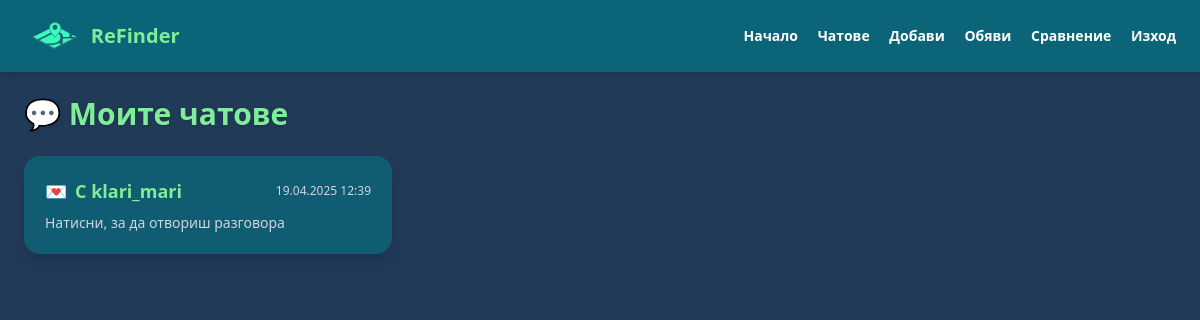
The app's page /chat/ (signed in), older data.
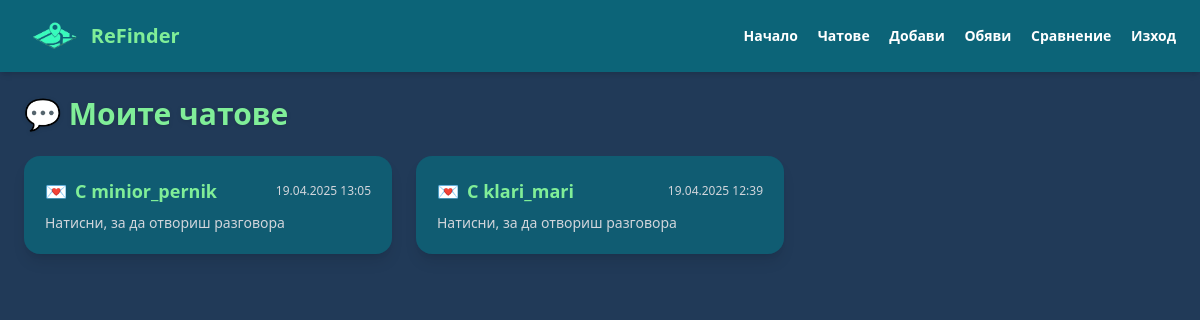
The same page, newer data.
### ReFinds/models.py (models this page shows, shortened)
class Chat(models.Model):
    participants = models.ManyToManyField(User)
    created_at = models.DateTimeField(auto_now_add=True)

### ReFinds/views.py (the view)
# urls.py: path('chat/', views.chat_list, name='chat_list'),
@login_required
def chat_list(request):
    chats = Chat.objects.filter(participants=request.user).order_by('-created_at')
    chat_data = [
        {'chat': chat, 'other_user': chat.participants.exclude(id=request.user.id).first()}
        for chat in chats
    ]
    return render(request, 'chat_list.html', {'chat_data': chat_data})

### ReFinds/templates/chat_list.html (shortened to what this page needs)
<!DOCTYPE html>
{% load static %}
<html lang="bg">
<head>
  <script src="https://cdn.tailwindcss.com"></script>
</head>
<body class="bg-[#213A58] text-white min-h-screen flex flex-col">
  <nav class="flex justify-between items-center px-6 py-4 bg-[#0C6478] shadow-md">
    <div class="flex items-center gap-2">
      <img src="{% static 'logo-removebg-preview.png' %}" alt="ReFinder Logo" class="h-10">
      <span class="text-xl font-bold text-[#80EE98]">ReFinder</span>
    </div>
    <div class="space-x-4 text-sm font-semibold">
      <a href="{% url 'home' %}" class="hover:text-[#80EE98]">Начало</a>
      <a href="{% url 'chat_list' %}" class="hover:text-[#80EE98]">Чатове</a>
      <a href="{% url 'listing' %}" class="hover:text-[#80EE98]">Добави</a>
      <a href="{% url 'ad_list' %}" class="hover:text-[#80EE98]">Обяви</a>
      <a href="{% url 'image_search' %}" class="hover:text-[#80EE98]" >Сравнение</a>
      <a href="{% url 'logout' %}" class="hover:text-[#80EE98]">Изход</a>
    </div>
  </nav>
  <div class="px-6 py-6">
    <h1 class="text-3xl font-bold text-[#80EE98] mb-6 drop-shadow">💬 Моите чатове</h1>
    {% if chat_data %}
      <ul class="grid grid-cols-1 md:grid-cols-2 lg:grid-cols-3 gap-6">
        {% for item in chat_data %}
          <li>
            <a href="{% url 'chat_detail' item.chat.id %}" class="block bg-[#0C6478]/80 hover:bg-[#15919B]/80 transition-all p-5 rounded-2xl shadow-lg border border-transparent hover:border-[#80EE98]">
              <div class="flex items-center justify-between mb-2">
                <div class="text-lg font-semibold text-[#80EE98] flex items-center gap-2">
                  💌 <span>С <strong>{{ item.other_user.username }}</strong></span>
                </div>
                <span class="text-xs text-gray-300">{{ item.chat.created_at|date:"d.m.Y H:i" }}</span>
              </div>
              <p class="text-sm text-gray-300">Натисни, за да отвориш разговора</p>
            </a>
          </li>
        {% endfor %}
      </ul>
    {% else %}
      <p class="text-gray-300 text-lg italic">Нямаш активни разговори. 🤷‍♂️</p>
    {% endif %}
  </div>
</body>
</html>

Row changes from the older to the newer data that the page shows:
added Chat: other_user.username "minior_pernik", chat.created_at "19.04.2025 13:05"
